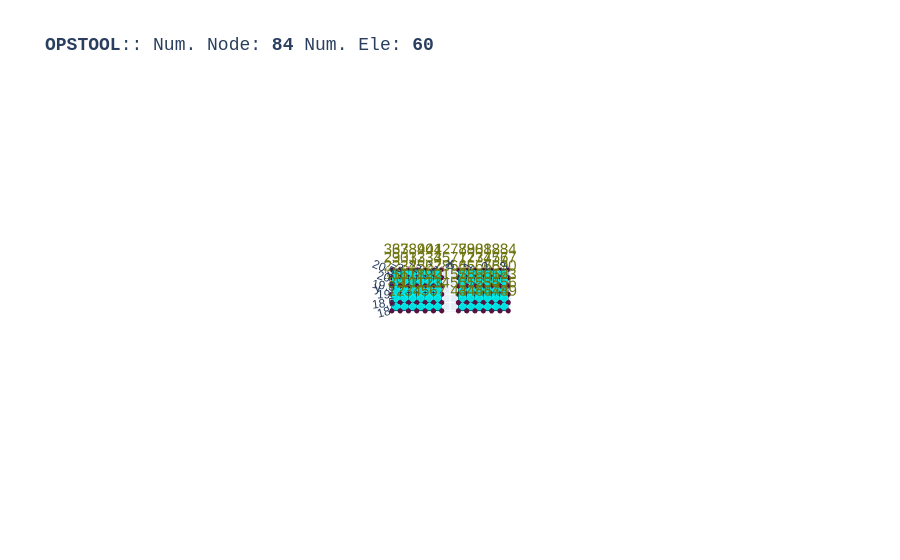

Notebook code for this chart:
### Code cell
opst.vis.plotly.plot_model(show_node_numbering=True, show_ele_numbering=False, show_nodal_loads = True)

### Figure 1 — Plotly figure (JSON) as saved in the notebook; plotly's stock layout.template omitted (floating-point values rounded to 4 significant figures; data arrays with more than 128 entries replaced by an {"elided": "..."} marker saying what was removed)
{"data": [{"color": "#00FFFF", "hoverinfo": "skip", "i": [0, 0, 4, 4, 8, 8, 12, 12, 16, 16, 20, 20, 24, 24, 28, 28, 32, 32, 36, 36, 40, 40, 44, 44, 48, 48, 52, 52, 56, 56, 60, 60, 64, 64, 68, 68, 72, 72, 76, 76, 80, 80, 84, 84, 88, 88, 92, 92, 96, 96, 100, 100, 104, 104, 108, 108, 112, 112, 116, 116, 120, 120, 124, 124, 128, 128, 132, 132, 136, 136, 140, 140, 144, 144, 148, 148, 152, 152, 156, 156, 160, 160, 164, 164, 168, 168, 172, 172, 176, 176, 180, 180, 184, 184, 188, 188, 192, 192, 196, 196, 200, 200, 204, 204, 208, 208, 212, 212, 216, 216, 220, 220, 224, 224, 228, 228, 232, 232, 236, 236], "j": [1, 2, 5, 6, 9, 10, 13, 14, 17, 18, 21, 22, 25, 26, 29, 30, 33, 34, 37, 38, 41, 42, 45, 46, 49, 50, 53, 54, 57, 58, 61, 62, 65, 66, 69, 70, 73, 74, 77, 78, 81, 82, 85, 86, 89, 90, 93, 94, 97, 98, 101, 102, 105, 106, 109, 110, 113, 114, 117, 118, 121, 122, 125, 126, 129, 130, 133, 134, 137, 138, 141, 142, 145, 146, 149, 150, 153, 154, 157, 158, 161, 162, 165, 166, 169, 170, 173, 174, 177, 178, 181, 182, 185, 186, 189, 190, 193, 194, 197, 198, 201, 202, 205, 206, 209, 210, 213, 214, 217, 218, 221, 222, 225, 226, 229, 230, 233, 234, 237, 238], "k": [2, 3, 6, 7, 10, 11, 14, 15, 18, 19, 22, 23, 26, 27, 30, 31, 34, 35, 38, 39, 42, 43, 46, 47, 50, 51, 54, 55, 58, 59, 62, 63, 66, 67, 70, 71, 74, 75, 78, 79, 82, 83, 86, 87, 90, 91, 94, 95, 98, 99, 102, 103, 106, 107, 110, 111, 114, 115, 118, 119, 122, 123, 126, 127, 130, 131, 134, 135, 138, 139, 142, 143, 146, 147, 150, 151, 154, 155, 158, 159, 162, 163, 166, 167, 170, 171, 174, 175, 178, 179, 182, 183, 186, 187, 190, 191, 194, 195, 198, 199, 202, 203, 206, 207, 210, 211, 214, 215, 218, 219, 222, 223, 226, 227, 230, 231, 234, 235, 238, 239], "name": "ELE_TAG_FourNodeQuadWithSensitivity", "opacity": 1, "type": "mesh3d", "x": {"elided": "240 float values"}, "y": {"elided": "240 float values"}, "z": {"elided": "240 float values"}}, {"connectgaps": false, "hoverinfo": "skip", "line": {"color": "black", "width": 1}, "mode": "lines", "name": "Edge", "type": "scatter3d", "x": {"elided": "360 float values"}, "y": {"elided": "360 float values"}, "z": {"elided": "360 float values"}}, {"customdata": ["eleTag: 1<br>connectedNodes:<br> [1 2 9 8]", "eleTag: 2<br>connectedNodes:<br> [ 2  3 10  9]", "eleTag: 3<br>connectedNodes:<br> [ 3  4 11 10]", "eleTag: 4<br>connectedNodes:<br> [ 4  5 12 11]", "eleTag: 5<br>connectedNodes:<br> [ 5  6 13 12]", "eleTag: 6<br>connectedNodes:<br> [ 6  7 14 13]", "eleTag: 7<br>connectedNodes:<br> [ 8  9 16 15]", "eleTag: 8<br>connectedNodes:<br> [ 9 10 17 16]", "eleTag: 9<br>connectedNodes:<br> [10 11 18 17]", "eleTag: 10<br>connectedNodes:<br> [11 12 19 18]", "eleTag: 11<br>connectedNodes:<br> [12 13 20 19]", "eleTag: 12<br>connectedNodes:<br> [13 14 21 20]", "eleTag: 13<br>connectedNodes:<br> [15 16 23 22]", "eleTag: 14<br>connectedNodes:<br> [16 17 24 23]", "eleTag: 15<br>connectedNodes:<br> [17 18 25 24]", "eleTag: 16<br>connectedNodes:<br> [18 19 26 25]", "eleTag: 17<br>connectedNodes:<br> [19 20 27 26]", "eleTag: 18<br>connectedNodes:<br> [20 21 28 27]", "eleTag: 19<br>connectedNodes:<br> [22 23 30 29]", "eleTag: 20<br>connectedNodes:<br> [23 24 31 30]", "eleTag: 21<br>connectedNodes:<br> [24 25 32 31]", "eleTag: 22<br>connectedNodes:<br> [25 26 33 32]", "eleTag: 23<br>connectedNodes:<br> [26 27 34 33]", "eleTag: 24<br>connectedNodes:<br> [27 28 35 34]", "eleTag: 25<br>connectedNodes:<br> [29 30 37 36]", "eleTag: 26<br>connectedNodes:<br> [30 31 38 37]", "eleTag: 27<br>connectedNodes:<br> [31 32 39 38]", "eleTag: 28<br>connectedNodes:<br> [32 33 40 39]", "eleTag: 29<br>connectedNodes:<br> [33 34 41 40]", "eleTag: 30<br>connectedNodes:<br> [34 35 42 41]", "eleTag: 31<br>connectedNodes:<br> [43 44 51 50]", "eleTag: 32<br>connectedNodes:<br> [44 45 52 51]", "eleTag: 33<br>connectedNodes:<br> [45 46 53 52]", "eleTag: 34<br>connectedNodes:<br> [46 47 54 53]", "eleTag: 35<br>connectedNodes:<br> [47 48 55 54]", "eleTag: 36<br>connectedNodes:<br> [48 49 56 55]", "eleTag: 37<br>connectedNodes:<br> [50 51 58 57]", "eleTag: 38<br>connectedNodes:<br> [51 52 59 58]", "eleTag: 39<br>connectedNodes:<br> [52 53 60 59]", "eleTag: 40<br>connectedNodes:<br> [53 54 61 60]", "eleTag: 41<br>connectedNodes:<br> [54 55 62 61]", "eleTag: 42<br>connectedNodes:<br> [55 56 63 62]", "eleTag: 43<br>connectedNodes:<br> [57 58 65 64]", "eleTag: 44<br>connectedNodes:<br> [58 59 66 65]", "eleTag: 45<br>connectedNodes:<br> [59 60 67 66]", "eleTag: 46<br>connectedNodes:<br> [60 61 68 67]", "eleTag: 47<br>connectedNodes:<br> [61 62 69 68]", "eleTag: 48<br>connectedNodes:<br> [62 63 70 69]", "eleTag: 49<br>connectedNodes:<br> [64 65 72 71]", "eleTag: 50<br>connectedNodes:<br> [65 66 73 72]", "eleTag: 51<br>connectedNodes:<br> [66 67 74 73]", "eleTag: 52<br>connectedNodes:<br> [67 68 75 74]", "eleTag: 53<br>connectedNodes:<br> [68 69 76 75]", "eleTag: 54<br>connectedNodes:<br> [69 70 77 76]", "eleTag: 55<br>connectedNodes:<br> [71 72 79 78]", "eleTag: 56<br>connectedNodes:<br> [72 73 80 79]", "eleTag: 57<br>connectedNodes:<br> [73 74 81 80]", "eleTag: 58<br>connectedNodes:<br> [74 75 82 81]", "eleTag: 59<br>connectedNodes:<br> [75 76 83 82]", "eleTag: 60<br>connectedNodes:<br> [76 77 84 83]"], "hovertemplate": "%{customdata}", "marker": {"color": "#00FFFF", "size": 3, "symbol": "diamond-open"}, "mode": "markers", "name": "ELE_TAG_FourNodeQuadWithSensitivity", "type": "scatter3d", "x": [-3.25, -2.75, -2.25, -1.75, -1.25, -0.75, -3.25, -2.75, -2.25, -1.75, -1.25, -0.75, -3.25, -2.75, -2.25, -1.75, -1.25, -0.75, -3.25, -2.75, -2.25, -1.75, -1.25, -0.75, -3.25, -2.75, -2.25, -1.75, -1.25, -0.75, 0.75, 1.25, 1.75, 2.25, 2.75, 3.25, 0.75, 1.25, 1.75, 2.25, 2.75, 3.25, 0.75, 1.25, 1.75, 2.25, 2.75, 3.25, 0.75, 1.25, 1.75, 2.25, 2.75, 3.25, 0.75, 1.25, 1.75, 2.25, 2.75, 3.25], "y": [18.25, 18.25, 18.25, 18.25, 18.25, 18.25, 18.75, 18.75, 18.75, 18.75, 18.75, 18.75, 19.25, 19.25, 19.25, 19.25, 19.25, 19.25, 19.75, 19.75, 19.75, 19.75, 19.75, 19.75, 20.25, 20.25, 20.25, 20.25, 20.25, 20.25, 18.25, 18.25, 18.25, 18.25, 18.25, 18.25, 18.75, 18.75, 18.75, 18.75, 18.75, 18.75, 19.25, 19.25, 19.25, 19.25, 19.25, 19.25, 19.75, 19.75, 19.75, 19.75, 19.75, 19.75, 20.25, 20.25, 20.25, 20.25, 20.25, 20.25], "z": [0.0, 0.0, 0.0, 0.0, 0.0, 0.0, 0.0, 0.0, 0.0, 0.0, 0.0, 0.0, 0.0, 0.0, 0.0, 0.0, 0.0, 0.0, 0.0, 0.0, 0.0, 0.0, 0.0, 0.0, 0.0, 0.0, 0.0, 0.0, 0.0, 0.0, 0.0, 0.0, 0.0, 0.0, 0.0, 0.0, 0.0, 0.0, 0.0, 0.0, 0.0, 0.0, 0.0, 0.0, 0.0, 0.0, 0.0, 0.0, 0.0, 0.0, 0.0, 0.0, 0.0, 0.0, 0.0, 0.0, 0.0, 0.0, 0.0, 0.0]}, {"customdata": ["1", "2", "3", "4", "5", "6", "7", "8", "9", "10", "11", "12", "13", "14", "15", "16", "17", "18", "19", "20", "21", "22", "23", "24", "25", "26", "27", "28", "29", "30", "31", "32", "33", "34", "35", "36", "37", "38", "39", "40", "41", "42", "43", "44", "45", "46", "47", "48", "49", "50", "51", "52", "53", "54", "55", "56", "57", "58", "59", "60", "61", "62", "63", "64", "65", "66", "67", "68", "69", "70", "71", "72", "73", "74", "75", "76", "77", "78", "79", "80", "81", "82", "83", "84"], "hovertemplate": "x: %{x}<br>y: %{y}<br>z: %{z} <br>nodeTag: %{customdata}", "marker": {"color": "#580f41", "size": 3, "symbol": "circle"}, "mode": "markers", "name": "Nodes", "type": "scatter3d", "x": [-3.5, -3.0, -2.5, -2.0, -1.5, -1.0, -0.5, -3.5, -3.0, -2.5, -2.0, -1.5, -1.0, -0.5, -3.5, -3.0, -2.5, -2.0, -1.5, -1.0, -0.5, -3.5, -3.0, -2.5, -2.0, -1.5, -1.0, -0.5, -3.5, -3.0, -2.5, -2.0, -1.5, -1.0, -0.5, -3.5, -3.0, -2.5, -2.0, -1.5, -1.0, -0.5, 0.5, 1.0, 1.5, 2.0, 2.5, 3.0, 3.5, 0.5, 1.0, 1.5, 2.0, 2.5, 3.0, 3.5, 0.5, 1.0, 1.5, 2.0, 2.5, 3.0, 3.5, 0.5, 1.0, 1.5, 2.0, 2.5, 3.0, 3.5, 0.5, 1.0, 1.5, 2.0, 2.5, 3.0, 3.5, 0.5, 1.0, 1.5, 2.0, 2.5, 3.0, 3.5], "y": [18.0, 18.0, 18.0, 18.0, 18.0, 18.0, 18.0, 18.5, 18.5, 18.5, 18.5, 18.5, 18.5, 18.5, 19.0, 19.0, 19.0, 19.0, 19.0, 19.0, 19.0, 19.5, 19.5, 19.5, 19.5, 19.5, 19.5, 19.5, 20.0, 20.0, 20.0, 20.0, 20.0, 20.0, 20.0, 20.5, 20.5, 20.5, 20.5, 20.5, 20.5, 20.5, 18.0, 18.0, 18.0, 18.0, 18.0, 18.0, 18.0, 18.5, 18.5, 18.5, 18.5, 18.5, 18.5, 18.5, 19.0, 19.0, 19.0, 19.0, 19.0, 19.0, 19.0, 19.5, 19.5, 19.5, 19.5, 19.5, 19.5, 19.5, 20.0, 20.0, 20.0, 20.0, 20.0, 20.0, 20.0, 20.5, 20.5, 20.5, 20.5, 20.5, 20.5, 20.5], "z": [0.0, 0.0, 0.0, 0.0, 0.0, 0.0, 0.0, 0.0, 0.0, 0.0, 0.0, 0.0, 0.0, 0.0, 0.0, 0.0, 0.0, 0.0, 0.0, 0.0, 0.0, 0.0, 0.0, 0.0, 0.0, 0.0, 0.0, 0.0, 0.0, 0.0, 0.0, 0.0, 0.0, 0.0, 0.0, 0.0, 0.0, 0.0, 0.0, 0.0, 0.0, 0.0, 0.0, 0.0, 0.0, 0.0, 0.0, 0.0, 0.0, 0.0, 0.0, 0.0, 0.0, 0.0, 0.0, 0.0, 0.0, 0.0, 0.0, 0.0, 0.0, 0.0, 0.0, 0.0, 0.0, 0.0, 0.0, 0.0, 0.0, 0.0, 0.0, 0.0, 0.0, 0.0, 0.0, 0.0, 0.0, 0.0, 0.0, 0.0, 0.0, 0.0, 0.0, 0.0]}, {"mode": "text", "name": "Node Tag", "text": ["1", "2", "3", "4", "5", "6", "7", "8", "9", "10", "11", "12", "13", "14", "15", "16", "17", "18", "19", "20", "21", "22", "23", "24", "25", "26", "27", "28", "29", "30", "31", "32", "33", "34", "35", "36", "37", "38", "39", "40", "41", "42", "43", "44", "45", "46", "47", "48", "49", "50", "51", "52", "53", "54", "55", "56", "57", "58", "59", "60", "61", "62", "63", "64", "65", "66", "67", "68", "69", "70", "71", "72", "73", "74", "75", "76", "77", "78", "79", "80", "81", "82", "83", "84"], "textfont": {"color": "#6e750e", "size": 15}, "type": "scatter3d", "x": [-3.5, -3.0, -2.5, -2.0, -1.5, -1.0, -0.5, -3.5, -3.0, -2.5, -2.0, -1.5, -1.0, -0.5, -3.5, -3.0, -2.5, -2.0, -1.5, -1.0, -0.5, -3.5, -3.0, -2.5, -2.0, -1.5, -1.0, -0.5, -3.5, -3.0, -2.5, -2.0, -1.5, -1.0, -0.5, -3.5, -3.0, -2.5, -2.0, -1.5, -1.0, -0.5, 0.5, 1.0, 1.5, 2.0, 2.5, 3.0, 3.5, 0.5, 1.0, 1.5, 2.0, 2.5, 3.0, 3.5, 0.5, 1.0, 1.5, 2.0, 2.5, 3.0, 3.5, 0.5, 1.0, 1.5, 2.0, 2.5, 3.0, 3.5, 0.5, 1.0, 1.5, 2.0, 2.5, 3.0, 3.5, 0.5, 1.0, 1.5, 2.0, 2.5, 3.0, 3.5], "y": [18.0, 18.0, 18.0, 18.0, 18.0, 18.0, 18.0, 18.5, 18.5, 18.5, 18.5, 18.5, 18.5, 18.5, 19.0, 19.0, 19.0, 19.0, 19.0, 19.0, 19.0, 19.5, 19.5, 19.5, 19.5, 19.5, 19.5, 19.5, 20.0, 20.0, 20.0, 20.0, 20.0, 20.0, 20.0, 20.5, 20.5, 20.5, 20.5, 20.5, 20.5, 20.5, 18.0, 18.0, 18.0, 18.0, 18.0, 18.0, 18.0, 18.5, 18.5, 18.5, 18.5, 18.5, 18.5, 18.5, 19.0, 19.0, 19.0, 19.0, 19.0, 19.0, 19.0, 19.5, 19.5, 19.5, 19.5, 19.5, 19.5, 19.5, 20.0, 20.0, 20.0, 20.0, 20.0, 20.0, 20.0, 20.5, 20.5, 20.5, 20.5, 20.5, 20.5, 20.5], "z": [0.0, 0.0, 0.0, 0.0, 0.0, 0.0, 0.0, 0.0, 0.0, 0.0, 0.0, 0.0, 0.0, 0.0, 0.0, 0.0, 0.0, 0.0, 0.0, 0.0, 0.0, 0.0, 0.0, 0.0, 0.0, 0.0, 0.0, 0.0, 0.0, 0.0, 0.0, 0.0, 0.0, 0.0, 0.0, 0.0, 0.0, 0.0, 0.0, 0.0, 0.0, 0.0, 0.0, 0.0, 0.0, 0.0, 0.0, 0.0, 0.0, 0.0, 0.0, 0.0, 0.0, 0.0, 0.0, 0.0, 0.0, 0.0, 0.0, 0.0, 0.0, 0.0, 0.0, 0.0, 0.0, 0.0, 0.0, 0.0, 0.0, 0.0, 0.0, 0.0, 0.0, 0.0, 0.0, 0.0, 0.0, 0.0, 0.0, 0.0, 0.0, 0.0, 0.0, 0.0]}], "layout": {"autosize": true, "font": {"family": "Arial, sans-serif"}, "scene": {"aspectmode": "data", "camera": {"eye": {"x": 0, "y": -0.1, "z": 10}}, "dragmode": "pan", "xaxis": {"showbackground": false}, "yaxis": {"showbackground": false}, "zaxis": {"showbackground": true, "showgrid": true, "showticklabels": false, "ticks": "", "title": {"text": ""}, "visible": true}}, "showlegend": false, "title": {"font": {"family": "courier", "size": 18}, "text": "<b>OPSTOOL</b>:: Num. Node: <b>84</b> Num. Ele: <b>60</b>"}}}
